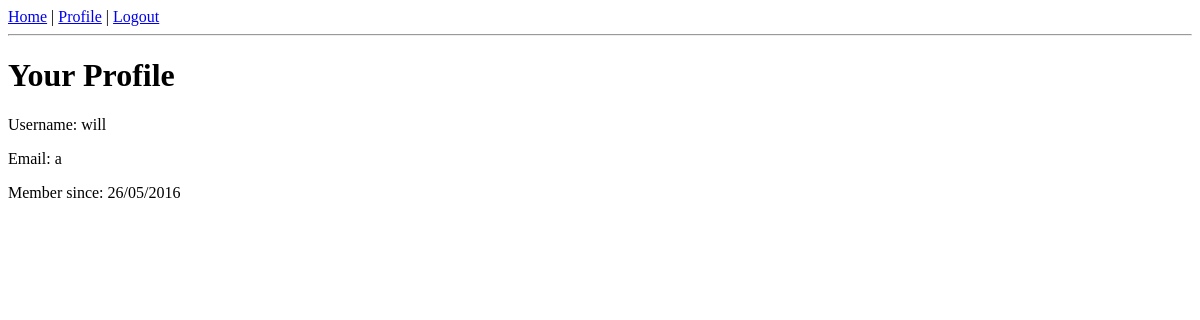
The app's page /profile (signed in), older data.
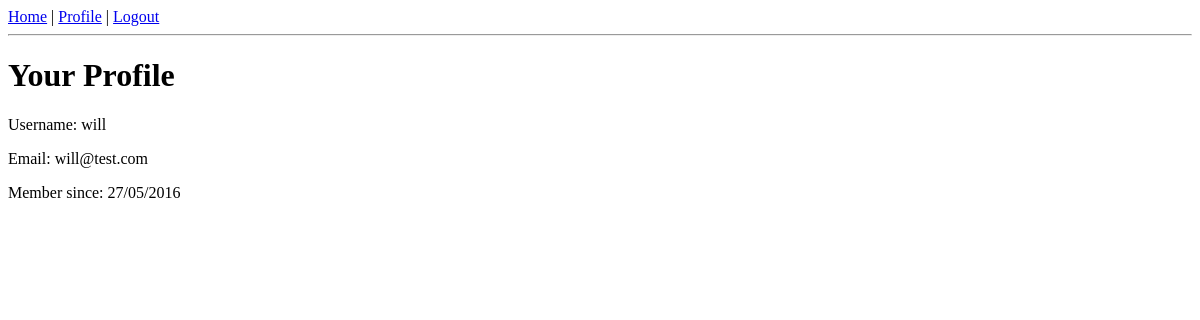
The same page, newer data.
### app/models.py (models this page shows, shortened)
class User(db.Model):
    id = db.Column(db.Integer, primary_key=True)
    username = db.Column('username', db.String(20), unique=True , index=True)
    password = db.Column('password' , db.String(30))
    email = db.Column('email',db.String(50),unique=True , index=True)
    registered_on = db.Column('registered_on' , db.DateTime)
    routes = db.relationship('Route', cascade="all, delete-orphan", backref='user', lazy='dynamic')
    @property
    def is_authenticated(self):
        return True

### app/views.py (the view)
@app.route('/profile', methods=['GET', 'POST'])
@login_required
def profile():
	return render_template('profile.html');

### app/views.py (called while the page is built)
@lm.user_loader
def load_user(id):
    return User.query.get(int(id))

@app.before_request
def before_request():
    g.user = current_user

### app/templates/profile.html
{% extends "base.html" %}
{% block content %}
	<h1>Your Profile</h1>
	<p>Username: {{ current_user.username }}</p>
	<p>Email: {{ current_user.email }}</p>
	<p>Member since: {{ current_user.registered_on.strftime("%d/%m/%Y") }}</p>
{% endblock %}

### app/templates/base.html (shortened to what this page needs)
<html>
  <head>
  </head>
  <body>
  	<div>
       	<a href="{{ url_for('index') }}">Home</a>
        {% if current_user.is_authenticated %}
        | <a href="{{ url_for('profile') }}">Profile</a>
        | <a href="{{ url_for('logout') }}">Logout</a>
        {% elif not current_user.is_authenticated %}
        | <a href="{{ url_for('login') }}">Login</a>
        | <a href="{{ url_for('register') }}">Sign up</a>
        {% endif %}
    </div>
    <hr>
    {% block content %}{% endblock %}
  </body>
</html>

Row changes from the older to the newer data that the page shows:
changed User "will": email "a" → "will@test.com"; registered_on "26/05/2016" → "27/05/2016"
